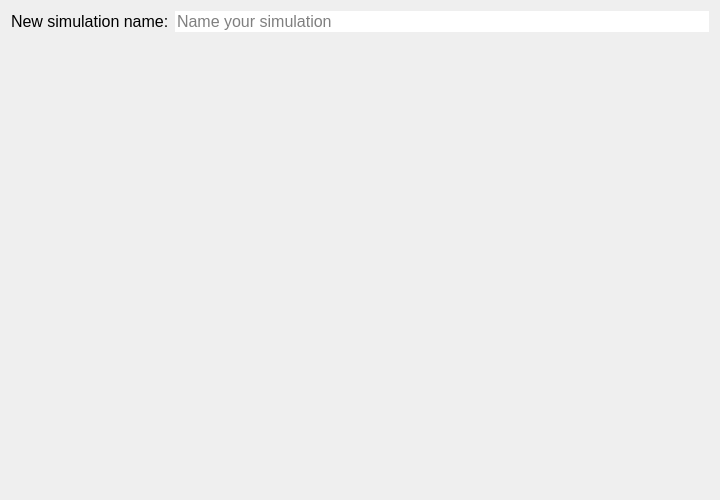
<?xml version="1.0" encoding="UTF-8"?>
<ui version="4.0">
 <class>Form</class>
 <widget class="QWidget" name="Form">
  <property name="windowModality">
   <enum>Qt::NonModal</enum>
  </property>
  <property name="geometry">
   <rect>
    <x>0</x>
    <y>0</y>
    <width>720</width>
    <height>500</height>
   </rect>
  </property>
  <property name="sizePolicy">
   <sizepolicy hsizetype="Fixed" vsizetype="Minimum">
    <horstretch>0</horstretch>
    <verstretch>0</verstretch>
   </sizepolicy>
  </property>
  <property name="windowTitle">
   <string>Form</string>
  </property>
  <property name="autoFillBackground">
   <bool>true</bool>
  </property>
  <layout class="QGridLayout" name="gridLayout">
   <item row="1" column="1">
    <widget class="QLineEdit" name="le_sim_name">
     <property name="sizePolicy">
      <sizepolicy hsizetype="Preferred" vsizetype="Fixed">
       <horstretch>0</horstretch>
       <verstretch>0</verstretch>
      </sizepolicy>
     </property>
     <property name="font">
      <font>
       <family>Segoe UI</family>
       <pointsize>12</pointsize>
      </font>
     </property>
     <property name="autoFillBackground">
      <bool>false</bool>
     </property>
     <property name="styleSheet">
      <string notr="true">QLineEdit {background-color: white;}</string>
     </property>
     <property name="frame">
      <bool>false</bool>
     </property>
     <property name="placeholderText">
      <string>Name your simulation</string>
     </property>
    </widget>
   </item>
   <item row="1" column="0">
    <widget class="QLabel" name="label">
     <property name="sizePolicy">
      <sizepolicy hsizetype="Fixed" vsizetype="Minimum">
       <horstretch>0</horstretch>
       <verstretch>0</verstretch>
      </sizepolicy>
     </property>
     <property name="font">
      <font>
       <family>Segoe UI</family>
       <pointsize>12</pointsize>
      </font>
     </property>
     <property name="text">
      <string>New simulation name:</string>
     </property>
    </widget>
   </item>
   <item row="0" column="0" colspan="2">
    <layout class="QVBoxLayout" name="svg_lout"/>
   </item>
   <item row="2" column="0">
    <spacer name="verticalSpacer">
     <property name="orientation">
      <enum>Qt::Vertical</enum>
     </property>
     <property name="sizeHint" stdset="0">
      <size>
       <width>20</width>
       <height>40</height>
      </size>
     </property>
    </spacer>
   </item>
  </layout>
 </widget>
 <resources/>
 <connections/>
</ui>
